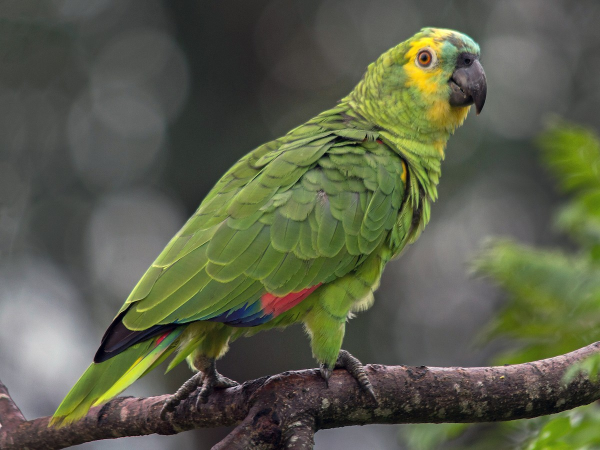
#> input picture math/linear-algebra-2/1200.jpeg, 1200 x 900 px (shown at 1/2 size)
$ python main.py
#> lines starting #> are read from the running program, lines starting #| are printed output that depends on the picture
import numpy as np
import matplotlib.pyplot as plt
from PIL import Image
import io

img = Image.open("1200.jpeg").convert("L")
img_matrix = np.array(img)

plt.imshow(img_matrix, cmap='gray')
plt.title("Original Image")
plt.axis('off')
plt.show()

print(f"Original image shape: {img_matrix.shape}")
#| Original image shape: (900, 1200)

U, S, VT = np.linalg.svd(img_matrix, full_matrices=False)
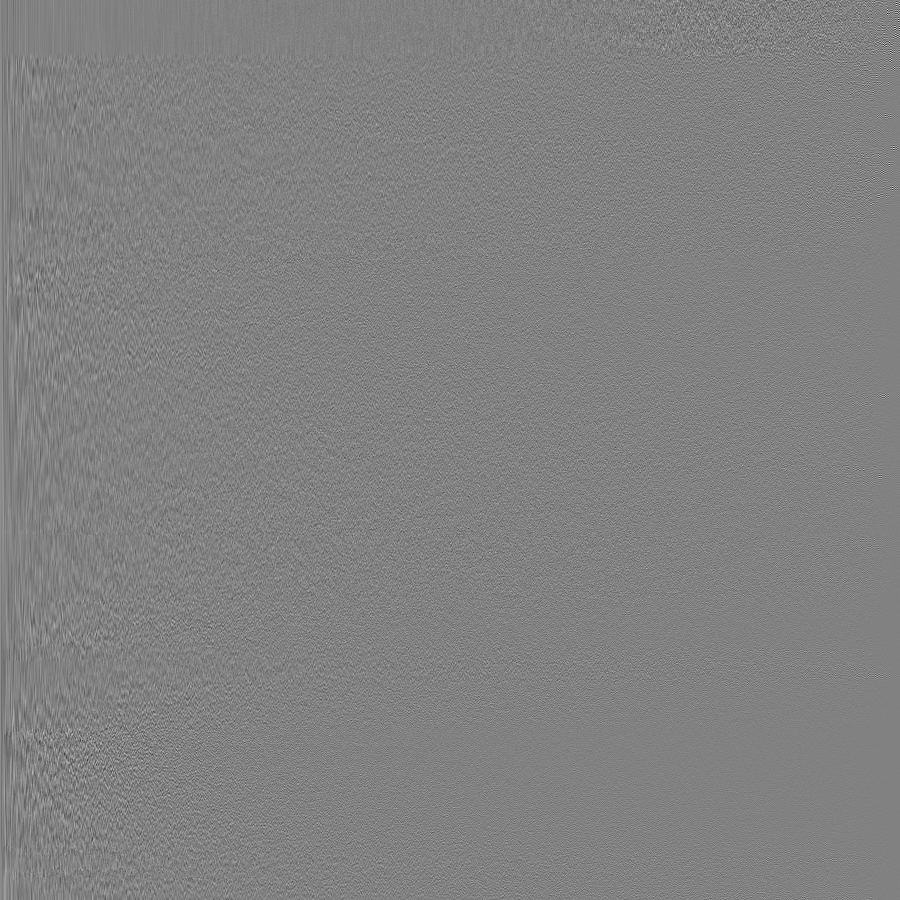
#> U: shape (900, 900) float64; min -0.403, max 0.39, mean 3.58e-05; drawn with min black and max white
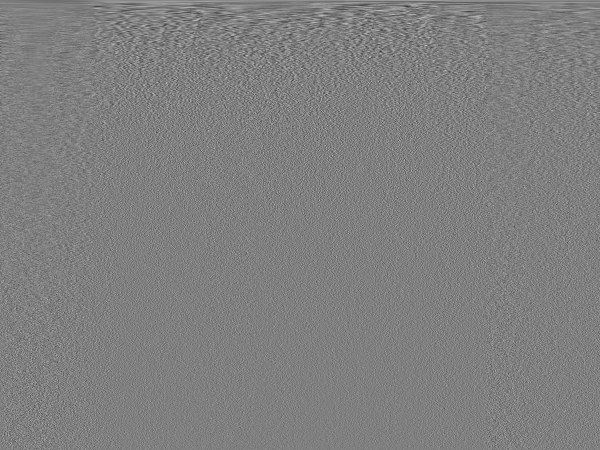
#> VT: shape (900, 1200) float64 (shown at 1/2 size); min -0.166, max 0.165, mean 3.31e-05; drawn with min black and max white
#> S = 900 values, max 96057.3 at index 0, min 4.26 at index 899, mean 480.1

def reconstruct_image(k:int):
#> called with k = 10
    S_k = np.diag(S[:k])
    U_k = U[:, :k]
    VT_k = VT[:k, :]
    return np.dot(U_k, np.dot(S_k, VT_k))

ks = [10, 50, 100, 200]
reconstructions = [reconstruct_image(k) for k in ks]
#> call 3 of reconstruct_image, with k = 100
#> in reconstruct_image (call 3), `U_k = U[:, :k]`:
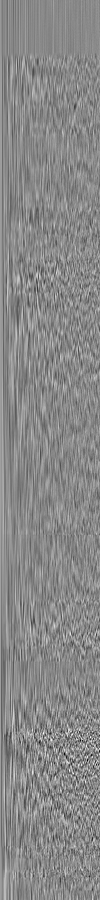
#> U_k: shape (900, 100) float64; min -0.224, max 0.194, mean 0.000318; drawn with min black and max white
#> in reconstruct_image (call 3), `VT_k = VT[:k, :]`:
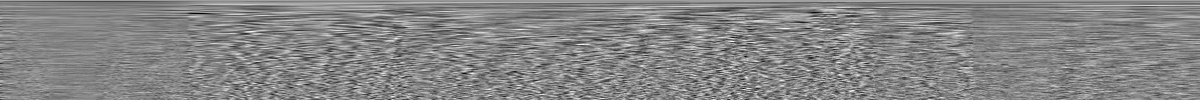
#> VT_k: shape (100, 1200) float64; min -0.148, max 0.135, mean 0.000305; drawn with min black and max white
#> call 4 of reconstruct_image, with k = 200
#> in reconstruct_image (call 4), `U_k = U[:, :k]`:
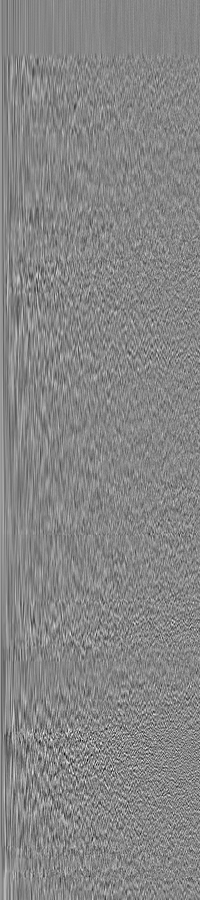
#> U_k: shape (900, 200) float64; min -0.224, max 0.201, mean 0.000159; drawn with min black and max white
#> in reconstruct_image (call 4), `VT_k = VT[:k, :]`:
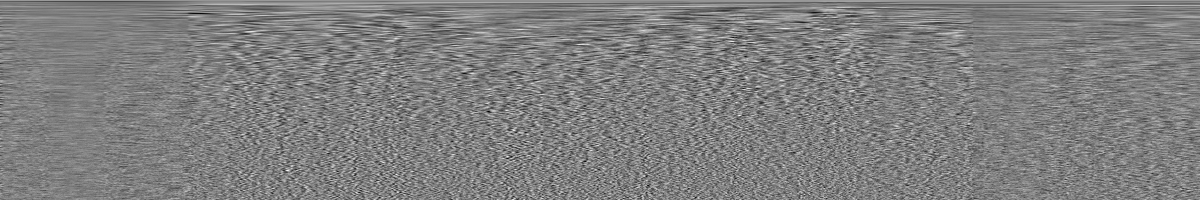
#> VT_k: shape (200, 1200) float64; min -0.158, max 0.158, mean 0.000151; drawn with min black and max white
#> reconstructions = 4 items

plt.figure(figsize=(12, 6))
for i, (k, rec) in enumerate(zip(ks, reconstructions)):
    plt.subplot(1, len(ks), i+1)
    plt.imshow(rec, cmap='gray')
    plt.title(f"k = {k}")
    plt.axis('off')
#> this loop made 4 passes
#> k on passes 1 to 4: 10, 50, 100, 200
plt.suptitle("Compressed Images Using Top-k Singular Values")
plt.show()

def get_compressed_size(k:int):
    compressed_img = Image.fromarray(np.clip(reconstruct_image(k), 0, 255).astype('uint8'))
    buffer = io.BytesIO()
    compressed_img.save(buffer, format='JPEG', quality=95)
    return len(buffer.getvalue())

original_buffer = io.BytesIO()
img.save(original_buffer, format='JPEG', quality=95)
original_size = len(original_buffer.getvalue())

print("\nSIZE COMPARISON:")
print(f"Original image size: {original_size / 1024:.2f} KB")
for k in ks:
    size = get_compressed_size(k)
    print(f"Compressed with k={k}: {size / 1024:.2f} KB, saved: {(1 - size / original_size) * 100:.1f}%")
#> this loop made 4 passes
#> pass 1, in get_compressed_size, `compressed_img = Image.fromarray(np.clip(reconstruct_image(k), 0, 255)..`:
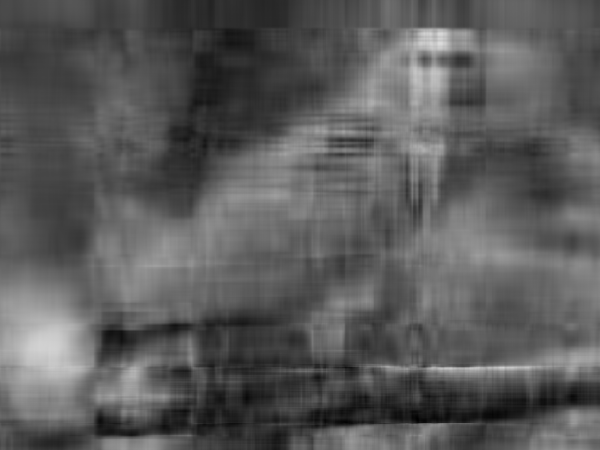
#> compressed_img: PIL image 1200x900 L (shown at 1/2 size); min 0, max 222, mean 90.3

print("Higher k means better quality but less compression.")
print("Lower k gives stronger compression but loses more details.")
